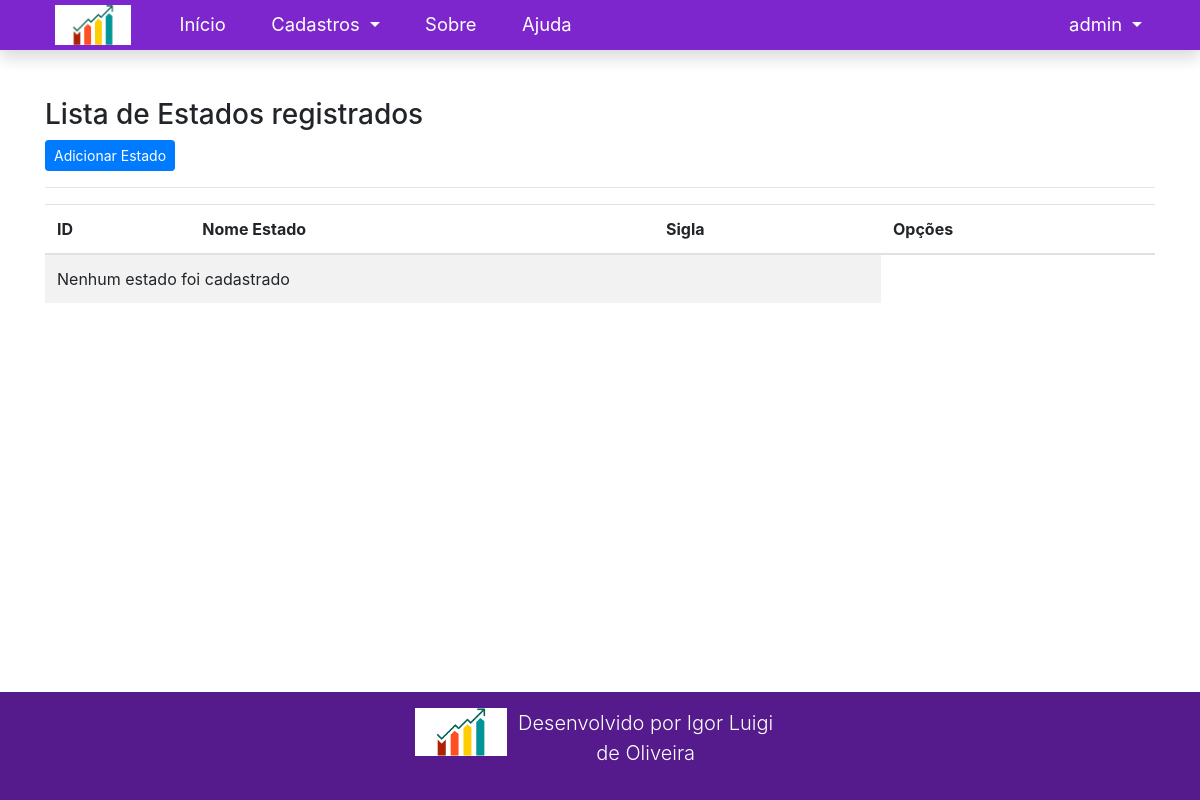
Before: /listar/estado/ (signed in) with the older database file.
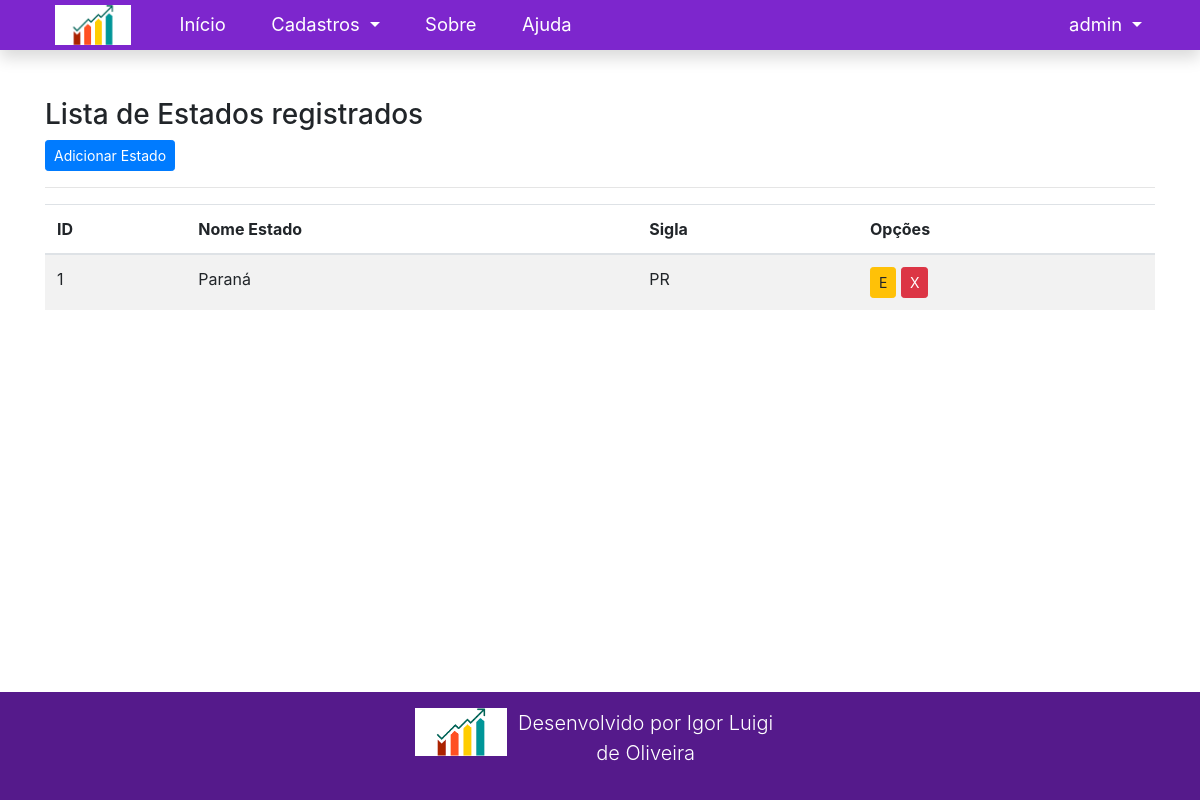
After: the same page with the newer database file.
### cadastros/models.py (models this page shows, shortened)
class Estado(models.Model):
    nomeestado = models.CharField(max_length=30, verbose_name="Estado")
    sigla = models.CharField(max_length=2, verbose_name="Sigla")

### cadastros/views.py (the view)
# urls.py: path('listar/estado/', EstadoList.as_view(), name='listar-estado'),
class EstadoList(LoginRequiredMixin, ListView):
    login_url = reverse_lazy('login')
    model = Estado
    template_name = 'cadastros/listar/estado.html'

### cadastros/templates/cadastros/listar/estado.html (shortened to what this page needs)
{% extends 'paginas/modelo.html' %}
{% load static %}
{% block conteudo %}
<h3>Lista de Estados registrados</h3>
<a href="{% url 'cadastrar-estado' %}" class="btn btn-primary btn-sm">Adicionar Estado</a>
<hr>
<div class="table-responsive">
    <table class="table table-striped" id="tabela-estado">
        <thead>
            <tr>
                <th>ID</th>
                <th>Nome Estado</th>
                <th>Sigla</th>
                <th>Opções</th>
            </tr>
        </thead>
        <tbody>
            {% for estado in object_list %}
            <tr>
                <td>{{ estado.pk }}</td>
                <td>{{ estado.nomeestado }}</td>
                <td>{{ estado.sigla }}</td>
                <td>
                    <a href="{% url 'editar-estado' estado.pk %}" class="btn btn-warning btn-sm" title="Editar">E</a>
                    <a href="{% url 'excluir-estado' estado.pk %}" class="btn btn-danger btn-sm" title="Excluir">X</a>
                </td>
            </tr>
            {% empty %}
            <tr>
                <td colspan="3">Nenhum estado foi cadastrado</td>
            </tr>
            {% endfor %}
        </tbody>
    </table>
</div>
{% endblock %}

Changed rows visible on the page:
added Estado: pk "1", nomeestado "Paraná", sigla "PR"
Other visible differences:
text no longer shown: "Nenhum estado foi cadastrado"
